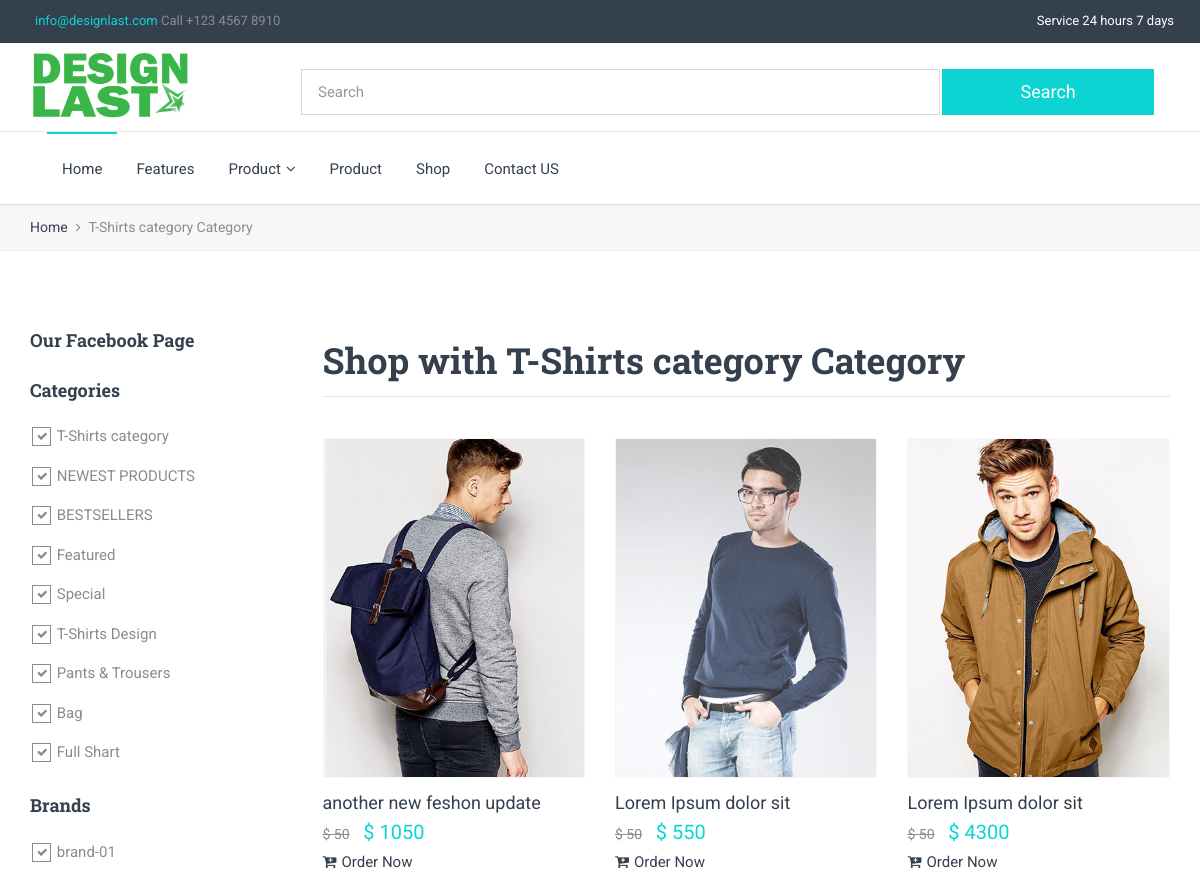
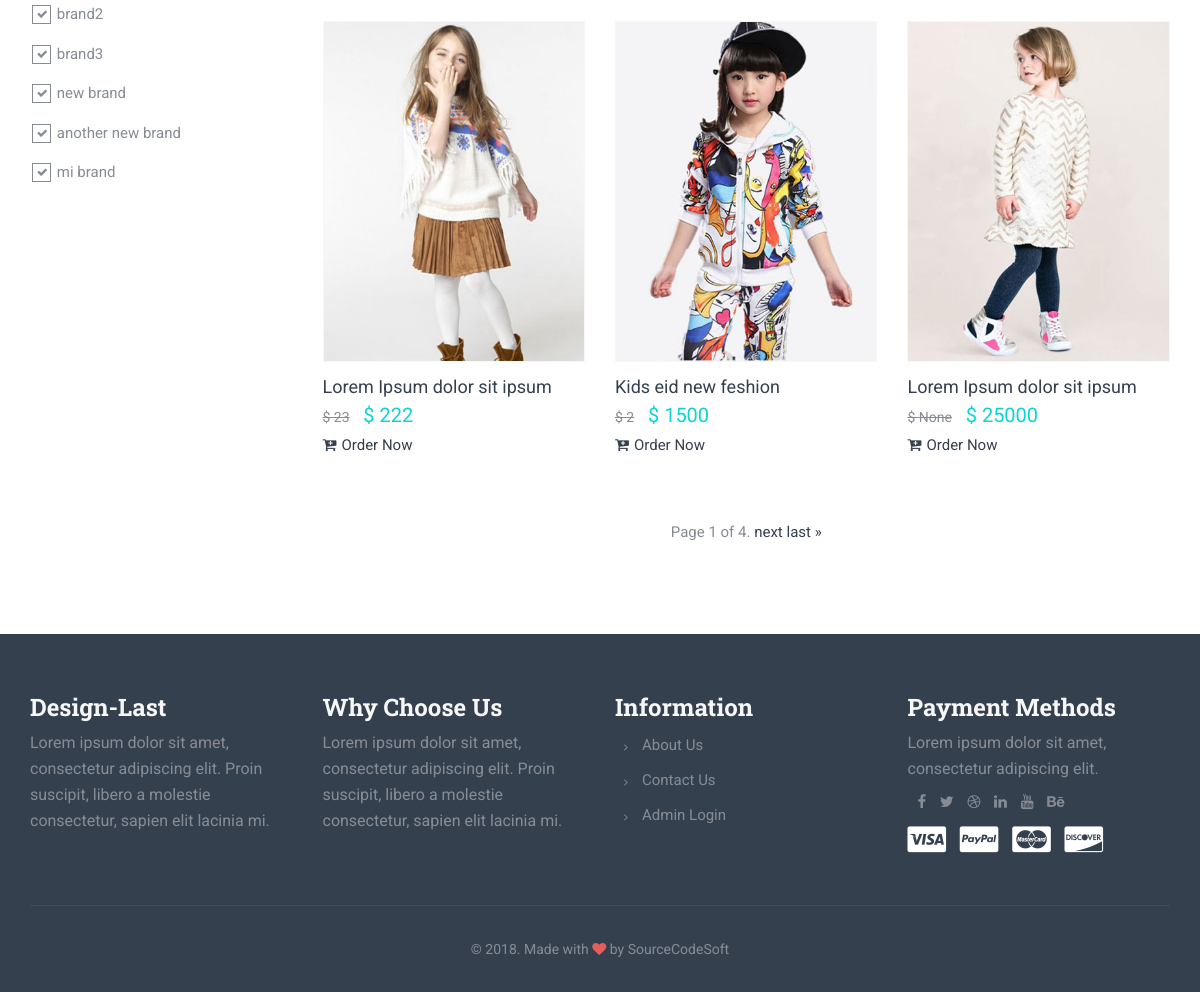
The app's page /category/T-Shirts category/ with its own data (2 pictures, top to bottom).
### shopapp/models.py (models this page shows, shortened)
class Category(models.Model):
    name         = models.CharField(max_length = 20, unique = True)
    create_a     = models.DateTimeField(auto_now = True, auto_now_add = False)

class Brand(models.Model):
    name        = models.CharField(max_length = 20, unique = True)
    create_at   = models.DateTimeField(auto_now = True, auto_now_add = False)

class Product(models.Model):
    name                = models.CharField(max_length = 100)
    product_code        = models.IntegerField(blank = True, null = True)
    price               = models.IntegerField()
    discount_price      = models.IntegerField(blank = True, null = True)
    discount_off_price  = models.IntegerField(blank = True, null = True)
    category            = models.ForeignKey(Category, on_delete = models.CASCADE)
    color               = models.ForeignKey(Color, on_delete = models.CASCADE)
    brand_name          = models.ForeignKey(Brand, on_delete = models.CASCADE)
    image               = models.ImageField(upload_to = 'product')
    order_now_link      = models.URLField(max_length=200, blank=False)
    description         = models.TextField()
    publish_on          = models.DateTimeField(auto_now = False, auto_now_add = True)
    update_on           = models.DateTimeField(auto_now = False, auto_now_add = True)

### shopapp/views.py (the view)
# urls.py: path('category/<name>/', Category_View.as_view(), name = 'Category_View'),
class Category_View(View):
    def get(self, request, name):
        category_product    = Product.objects.filter(category__name = name)
        category_by_item    = Category.objects.all()
        title_category      = get_object_or_404(Category, name = name)
        brand_name = Brand.objects.all()
        product_pagination  = Product.objects.all()
        paginator           = Paginator(product_pagination, 6)
        page                = request.GET.get('page')
        contacts = paginator.get_page(page)
        search_product_q    = Product.objects.all()
        search_query        = request.GET.get('search_q')
        if search_query:
            category_by_item = category_by_item.filter(name__icontains = search_query)
        context = {
            'cat'               : contacts,
            'cat_widget_item'   : category_by_item,
            'brand_name'        : brand_name,
            'title_category'    : title_category
        }
        return render(request, 'design/shop-sidebar-left.html', context)

### templates/design/shop-sidebar-left.html (shortened to what this page needs)
{% extends 'app/base.html' %}
{% load static %}
{% block content %}
        <div class="breadcrumbs">
            <div class="container">
                <div class="row">
                    <div class="col-sm-12">
                        <ul>
                            <li><a href="{% url 'homepage' %}">Home</a></li>
                            <li class="active">{{ title_category.name }} Category</li>
                        </ul>
                    </div>
                </div>
            </div>
        </div>
        <section class="section white-backgorund">
            <div class="container">
                <div class="row">
                    <div class="col-sm-3">
                    <div class="widget">
                        <h6 class="subtitle">Our Facebook Page</h6>
                        </div>
                        <div class="widget">
                            <h6 class="subtitle">Categories</h6>
                            <ul class="list list-unstyled">
                              {% if cat_widget_item %}
                              {% for cat_widget in cat_widget_item %}
                                <li>
                                    <div class="checkbox-input checkbox-default">
                                        <input id="mens-category" class="styled" type="checkbox" checked>
                                        <label for="mens-category">
                                            {{cat_widget.name}}
                                        </label>
                                    </div>
                                </li>
                                {% endfor %}
                                {% endif %}
                            </ul>
                        </div>
                        <div class="widget">
                            <h6 class="subtitle">Brands</h6>
                            <ul class="list list-unstyled">
                              {% if brand_name %}
                              {% for brand in brand_name %}
                                <li>
                                    <div class="checkbox-input">
                                        <input id="armani-brand" class="styled" type="checkbox" checked>
                                        <label for="armani-brand">
                                            {{brand.name}}
                                        </label>
                                    </div>
                                </li>
                            {% endfor %}
                            {% endif %}
                            </ul>
                        </div>
                    </div>
                    <div class="col-sm-9">
                        <div class="row">
                            <div class="col-sm-12 text-left">
                                <h2 class="title">Shop with {{title_category.name}} Category</h2>
                            </div>
                        </div>
                        <hr class="spacer-5"><hr class="spacer-20 no-border">
                        <div class="row column-3">
                          {% if cat %}
                          {% for item in cat %}
                            <div class="col-sm-6 col-md-4">
                                <div class="thumbnail store style1">
                                    <div class="header">
                                        <figure class="layer">
                                            <a href="javascript:void(0);">
                                                <img src="/media/{{item.image}}" alt="">
                                            </a>
                                        </figure>
                                    </div>
                                    <div class="caption">
                                        <h6 class="regular"><a href="{% url 'Single_page_views' item.id %}">{{ item.name }}</a></h6>
                                        <div class="price">
                                            <small class="amount off">$ {{ item.discount_price }}</small>
                                            <span class="amount text-primary">$ {{ item.price }}</span>
                                        </div>
                                        <a href="{{item.order_now_link}}"><i class="fa fa-cart-plus mr-5"></i>Order Now</a>
                                    </div>
                                </div>
                            </div>
                            {% endfor %}
                            {% endif %}
                        </div>
                        <hr class="spacer-10 no-border">
                        <div class="row">
                            <div class="col-sm-12 text-center">
                                <nav>
                                    <div class="pagination">
                                        <span class="step-links">
                                            <span class="current">
                                                Page {{ cat.number }} of {{ cat.paginator.num_pages }}.
                                            </span>
                                            {% if cat.has_next %}
                                                <a href="?page={{ cat.next_page_number }}">next</a>
                                                <a href="?page={{ cat.paginator.num_pages }}">last &raquo;</a>
                                            {% endif %}
                                        </span>
                                    </div>
                                </nav>
                            </div>
                        </div>
                    </div>
                </div>
            </div>
        </section>
{% endblock %}

### records on screen
Category: name "T-Shirts category"
Category: name "NEWEST PRODUCTS"
Category: name "BESTSELLERS"
Category: name "Featured"
Category: name "Special"
Category: name "T-Shirts Design"
Category: name "Pants & Trousers"
Category: name "Bag"
Category: name "Full Shart"
Brand: name "brand-01"
Brand: name "brand2"
Brand: name "brand3"
Brand: name "new brand"
Brand: name "another new brand"
Brand: name "mi brand"
Product: image (picture), name "another new feshon update", discount_price "50", price "1050"
Product: image (picture), name "Lorem Ipsum dolor sit", discount_price "50", price "550"
Product: image (picture), name "Lorem Ipsum dolor sit", discount_price "50", price "4300"
Product: image (picture), name "Lorem Ipsum dolor sit ipsum", discount_price "23", price "222"
Product: image (picture), name "Kids eid new feshion", discount_price "2", price "1500"
Product: image (picture), name "Lorem Ipsum dolor sit ipsum", discount_price "None", price "25000"

### other values on screen
{{ cat.number }} "1"
{{ cat.paginator.num_pages }} "4"
